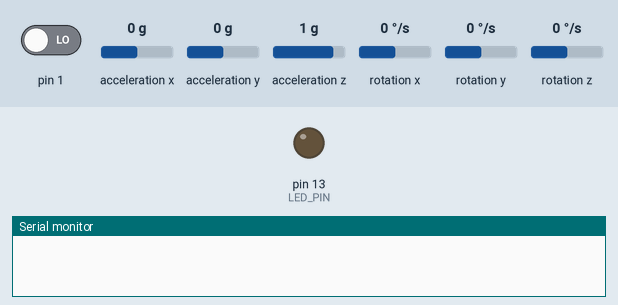
A sketch run on a simulated Arduino Leonardo, built with avr-gcc and run on an emulated ATmega32U4. Shown: output pins drawn as LEDs (lit = HIGH), the last lines printed to the serial monitor. Dashed ring = blinking. The inputs (shaded band) are chosen by the test bench; at power-on: rotation z 0 °/s, acceleration x 0 g, pin 1 LOW, acceleration y 0 g, acceleration z 1 g, rotation x 0 °/s, rotation y 0 °/s. The sensor or clock chip raises its interrupt line as the real part does.

Above: at 0.1 s.
At 6.29 s:
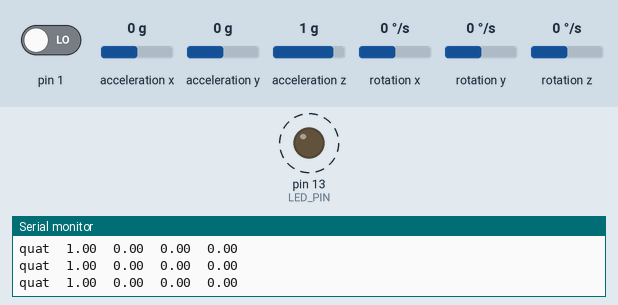
6.8 s: rotation z set to -192 °/s
9.8 s: acceleration x set to 0.8 g
Timing chart, 0 to 18.8 s (numbered marks = the images above; inputs shaded):
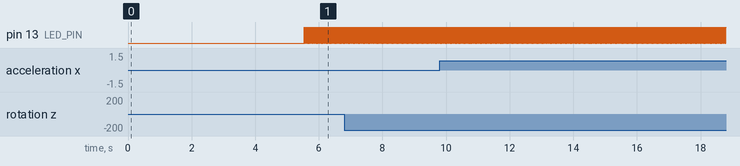

Measured:
- by itself, pin 13 (LED_PIN): alternates HIGH for 0.01 s and LOW for 0.01 s

The sketch:

quadcopter_main.ino
```cpp
#include "Wire.h"
#include "I2Cdev.h"
#include "MPU6050_6Axis_MotionApps20.h"

/* ========================================================
    DEFINING ALL VARIABLES
* ========================================================= */

MPU6050 mpu; // MPU 6050 object

bool dmpReady = false;  // set true if DMP init was successful
uint8_t mpuIntStatus;   // holds actual interrupt status byte from MPU
uint8_t devStatus;      // return status after each device operation (0 = success, !0 = error)
uint16_t packetSize;    // expected DMP packet size (default is 42 bytes)
uint16_t fifoCount;     // count of all bytes currently in FIFO
uint8_t fifoBuffer[64]; // FIFO storage buffer
Quaternion q;           // [eta, e_1, e_2, e_3]         quaternion container
float euler[3];         // [psi, theta, phi]    Euler angle container

// Interrupt detection routine
volatile bool mpuInterrupt = false;     // indicates whether MPU interrupt pin has gone high
void dmpDataReady() {
    mpuInterrupt = true;
}

#define LED_PIN 13 // (Arduino is 13, Teensy is 11, Teensy++ is 6)
bool blinkState = false;

void setup () {

  Serial.begin(115200);
  while(!Serial); // Wait for Leonardo enumeration
  delay(5000);    // Gives time to open Serial Monitor

  setup_mpu();

  // configure LED for output
  pinMode(LED_PIN, OUTPUT);
}

void loop() {
  // if programming failed, dont do anything
  if (!dmpReady) return;

  while (!mpuInterrupt && fifoCount < packetSize) { // wait for MPU interrupt or if extra packet(s) available
    // do control?
  }
  get_attitude();
  Serial.print("quat\t");
  Serial.print(q.w);
  Serial.print("\t");
  Serial.print(q.x);
  Serial.print("\t");
  Serial.print(q.y);
  Serial.print("\t");
  Serial.println(q.z);


  // blink LED to indicate activity
  blinkState = !blinkState;
  digitalWrite(LED_PIN, blinkState);
}
```

MPU_functions.ino
```cpp
/* ============================================================
This code is a part of a project at NTNU used for retrieving the quaternions for the system
   ============================================================ */

/* =========================================================================
   NOTE: In addition to connection 3.3v or 5V, GND, SDA, and SCL, this code
   depends on the MPU-6050's INT pin being connected to the Arduino's
   external interrupt pin. On the Arduino Uno and Mega 2560, this is
   digital I/O pin 2 (edit code to use external interrupt #0).
   On Arduino Leonardo use external interrupt pin 1
   (edit code to use external interrupt #0),
   set SDA on pin 2 and SCL on pin 3.
 * ========================================================================= */


void setup_mpu(){

  Wire.begin();
  TWBR = 24; // 400kHz I2C clock (200kHz if CPU is 8MHz) Not sure why this is here... Remove?

  Serial.println(F("Initializing I2C devices...")); // F functions stores the string in flash instead of ram
  mpu.initialize();

  Serial.println(F("Testing device connections..."));
  Serial.println(mpu.testConnection() ? F("MPU6050 connection successful") : F("MPU6050 connection failed"));

  // load and configure the DMP
  Serial.println(F("Initializing DMP..."));
  devStatus = mpu.dmpInitialize();

  // To find the correct offset, run the 'raw_data' file and experiment
  mpu.setXAccelOffset(-3030);
  mpu.setYAccelOffset(1740);
  mpu.setZAccelOffset(947);
  mpu.setXGyroOffset(13);
  mpu.setYGyroOffset(2);
  mpu.setZGyroOffset(20);

  // make sure it worked (returns 0 if so)
  if (devStatus == 0) {
    // turn on the DMP, now that it's ready
//    Serial.println(F("Enabling DMP..."));
    mpu.setDMPEnabled(true);

    // enable Arduino interrupt detection
//    Serial.println(F("Enabling interrupt detection (Arduino external interrupt 3(pin 1))..."));
    attachInterrupt(3, dmpDataReady, RISING);
    mpuIntStatus = mpu.getIntStatus();

    // set our DMP Ready flag so the main loop() function knows it's okay to use it
//    Serial.println(F("DMP ready! Waiting for first interrupt..."));
    dmpReady = true;

    // get expected DMP packet size for later comparison
    packetSize = mpu.dmpGetFIFOPacketSize();
  } else {
    //ERROR!
    //1 = initial memory load failed
    //2 = DMP configuration updates failed
//    Serial.print(F("DMP Initialization failed (code "));
//    Serial.print(devStatus);
//    Serial.println(F(")"));
  }
}

void get_attitude(){

  // reset interrupt flag and get INT_STATUS byte
  mpuInterrupt = false;
  mpuIntStatus = mpu.getIntStatus();

  // get current FIFO count
  fifoCount = mpu.getFIFOCount();

  // check for overflow (this should never happen unless our code is too inefficient)
  if ((mpuIntStatus & 0x10) || fifoCount == 1024) {
    // reset so we can continue cleanly
    mpu.resetFIFO();
//    Serial.println(F("FIFO overflow!"));

  // otherwise, check for DMP data ready interrupt (this should happen frequently)
  } else if (mpuIntStatus & 0x02) {
    // wait for correct available data length, should be a VERY short wait
    while (fifoCount < packetSize) fifoCount = mpu.getFIFOCount();

    // read a packet from FIFO
    mpu.getFIFOBytes(fifoBuffer, packetSize);

    // track FIFO count here in case there is > 1 packet available
    // (this lets us immediately read more without waiting for an interrupt)
    fifoCount -= packetSize;


    mpu.dmpGetQuaternion(&q, fifoBuffer);
    mpu.dmpGetEuler(euler, &q);
  }
}
```
